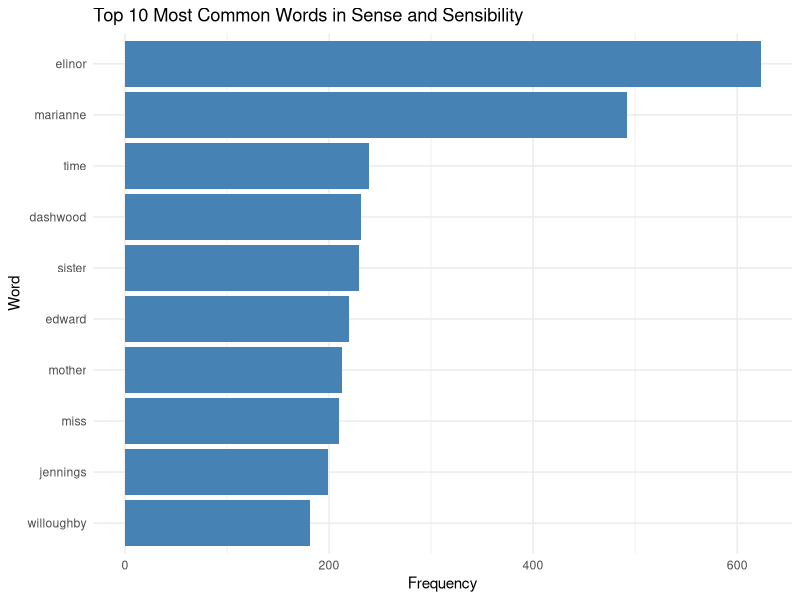
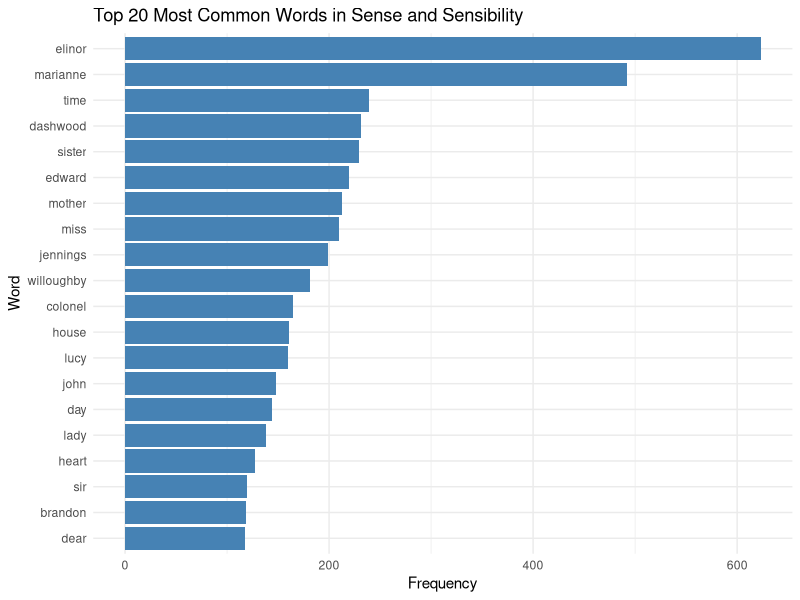
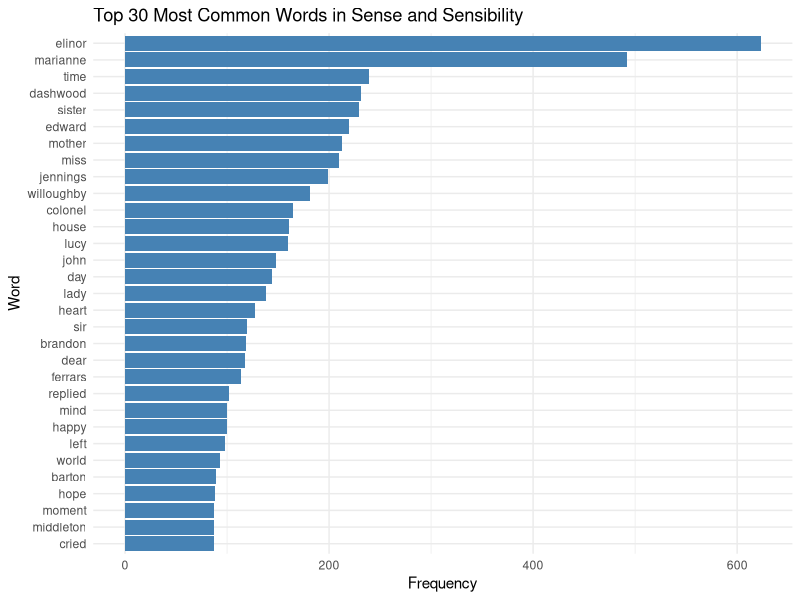

These charts were generated, in order, by the following R code: (Note: this script raises an error after producing the figures.)
## ---- chunk 1
# Load necessary libraries
library(janeaustenr)
library(tidyverse)
library(tidytext)
library(ggplot2)
library(purrr)
library(testthat)
## ---- chunk 2
# Load the Pride and Prejudice text from the janeaustenr package
book_data <- janeaustenr:: sensesensibility

# Have a simple glimpse of the book/Preview
glimpse(book_data)
print(book_data[1:20])
## ---- chunk 3
# Convert the character vector to a tibble
book_data_clean <- tibble(line = 1:length(book_data), book_data = book_data)
head(book_data_clean)

# Tokenize
word_data <- book_data_clean %>%
  unnest_tokens(word, book_data)
head(word_data)

# View stopwords
glimpse(tidytext::stop_words)

# Remove stopwords in the data
word_data_rm <- word_data %>%
  anti_join(tidytext::stop_words, by ="word")
head(word_data_rm)
## ---- chunk 4
# Count the most common words
word_counts <- word_data_rm %>%
  count(word, sort = TRUE)
print(word_counts)
# Plot the most common words: 
# Top 10 most common words
top_10_words <- word_counts %>%
  top_n(10, n)
ggplot(top_10_words, aes(x = reorder(word, n), y = n)) +
  geom_bar(stat = "identity", fill = "steelblue") +
  coord_flip() +  # Flip the axes for better readability
  labs(title = "Top 10 Most Common Words in Sense and Sensibility",
       x = "Word",
       y = "Frequency") +
  theme_minimal()

# Top 20 most common words
top_20_words <- word_counts %>%
  top_n(20, n)
ggplot(top_20_words, aes(x = reorder(word, n), y = n)) +
  geom_bar(stat = "identity", fill = "steelblue") +
  coord_flip() +  # Flip the axes for better readability
  labs(title = "Top 20 Most Common Words in Sense and Sensibility",
       x = "Word",
       y = "Frequency") +
  theme_minimal()

# Top 30 most common words
top_30_words <- word_counts %>%
  top_n(30, n)
ggplot(top_30_words, aes(x = reorder(word, n), y = n)) +
  geom_bar(stat = "identity", fill = "steelblue") +
  coord_flip() +  # Flip the axes for better readability
  labs(title = "Top 30 Most Common Words in Sense and Sensibility",
       x = "Word",
       y = "Frequency") +
  theme_minimal()

## ---- chunk 5
#' Convert words to Pig Latin with updated rules
#'
#' This function converts English words into a modified version of Pig Latin.
#' - Words starting with vowels move the last vowel and its subsequent letters to the front.
#' - Words starting with consonants move the first consonant cluster to the end.
#' - Words with no vowels retain their order.
#' - Adds a suffix ("yay", "ay", or "xay") based on the original word type.
#' - Add "yay" if original word starts with vowels.
#' - Add "ay"  if original word starts with consonants and have vowels in it.
#' - Add "xay" if original word without vowels.
#'
#' @param word A character vector of words to convert (could be more than one single word).
#' @return A character vector of the words converted to Pig Latin.
#' @examples
#' custom_pig_latin("hello")  # Returns "ellohay"
#' custom_pig_latin("apple")  # Returns "eapplyay"
#' custom_pig_latin(c("rhythm", "apple", "string")) # Returns c("rhythmxay", "eapplyay", "ingstray")
#' @export
custom_pig_latin <- function(word) {
  # Check if the input is a character vector
  if (!is.character(word)) stop("Input must be a character vector of words.")
  
  # Initialize an empty vector to store results
  result <- vector("character", length(word))
  
  # Loop through each word in the input
  for (i in seq_along(word)) {
    w <- word[i]
    
    # Check for invalid characters
    if (!grepl("^[A-Za-z]+$", w)) stop("Input should consist of letters only.")
    
    # Case 1: Word starts with a vowel
    if (grepl("^[aeiouAEIOU]", w)) {
      # Find the position of the last vowel
      last_vowel_pos <- max(gregexpr("[aeiouAEIOU]", w)[[1]])
      if (last_vowel_pos > 0) {
        # Rearrange the word: move the last vowel and its subsequent letters to the front
        rearranged <- paste0(substr(w, last_vowel_pos, nchar(w)), substr(w, 1, last_vowel_pos - 1))
        result[i] <- paste0(rearranged, "yay")  # Add "yay"
      } else {
        result[i] <- paste0(w, "xay")  # No vowels
      }
    }
    
    # Case 2: Word starts with a consonant but contains vowels
    else if (grepl("[aeiouAEIOU]", w)) {
      # Find the position of the first vowel
      first_vowel_pos <- regexpr("[aeiouAEIOU]", w)[[1]]
      consonant_cluster <- substr(w, 1, first_vowel_pos - 1)
      remainder <- substr(w, first_vowel_pos, nchar(w))
      rearranged <- paste0(remainder, consonant_cluster)
      result[i] <- paste0(rearranged, "ay")  # Add "ay"
    }
    
    # Case 3: Word has no vowels
    else {
      result[i] <- paste0(w, "xay")
    }
  }
  
  # Return the result vector
  return(result)
}


## ---- chunk 6
# Vowel-Starting Words
custom_pig_latin("apple")   # "eapplyay"
custom_pig_latin("orange")  # "eorangyay"
custom_pig_latin("eat")     # "ateyay"

## ---- chunk 7
# Consonant-Starting Words
custom_pig_latin("hello")   # "ellohay"
custom_pig_latin("string")  # "ingstray"
custom_pig_latin("banana")  # "ananabay"
## ---- chunk 8
# Words Without Vowels
custom_pig_latin("rhythm")  # "rhythmxay"
custom_pig_latin("pfft")    # "pfftxay"
custom_pig_latin("xyz")     # "xyzxay"
## ---- chunk 9
custom_pig_latin(c("hello", "apple", "rhythm", "string"))
# Returns: c("ellohay", "eapplyay", "rhythmxay", "ingstray")
custom_pig_latin("HeLLo")  # "eLLoHay"
## ---- chunk 10
# Words with Invalid Characters
custom_pig_latin("!hello")   # Expect Error: Input should consist of letters only.
## ---- chunk 11
# Edge Cases
custom_pig_latin("a")       # "ayay" (single vowel word)
custom_pig_latin("z")       # "zxay" (single consonant word)
custom_pig_latin("aeiou")   # "uaeioyay" (all vowels)
custom_pig_latin("bcdfg")   # "bcdfgxay" (all consonants)
## ---- chunk 12
# Test cases for validation

test_that("Pig Latin conversion works correctly", {
  # Vowel-starting words are handled correctly
  expect_equal(custom_pig_latin("apple"), "eapplyay")
  expect_equal(custom_pig_latin("orange"), "eorangyay")
  expect_equal(custom_pig_latin("eat"), "ateyay")
  
  # Consonant-starting words are handled correctly
  expect_equal(custom_pig_latin("hello"), "ellohay")
  expect_equal(custom_pig_latin("string"), "ingstray")
  expect_equal(custom_pig_latin("banana"), "ananabay")
  
  # Words without vowels are handled correctly
  expect_equal(custom_pig_latin("rhythm"), "rhythmxay")
  expect_equal(custom_pig_latin("xyz"), "xyzxay")
  expect_equal(custom_pig_latin("pfft"), "pfftxay")
  
  # Mixed case words are handled correctly
  expect_equal(custom_pig_latin(c("hello", "apple")), c("ellohay", "eapplyay"))
  expect_equal(custom_pig_latin("HeLLo"), "eLLoHay")
  expect_equal(custom_pig_latin(c("APPle", "happy")), c("eAPPlyay", "appyhay"))
})



test_that("Invalid input raises errors", {
  expect_error(custom_pig_latin("123abc"), "Input should consist of letters only.")
  expect_error(custom_pig_latin(""), "Input should consist of letters only.")
  expect_error(custom_pig_latin(123), "Input must be a character vector")
})
